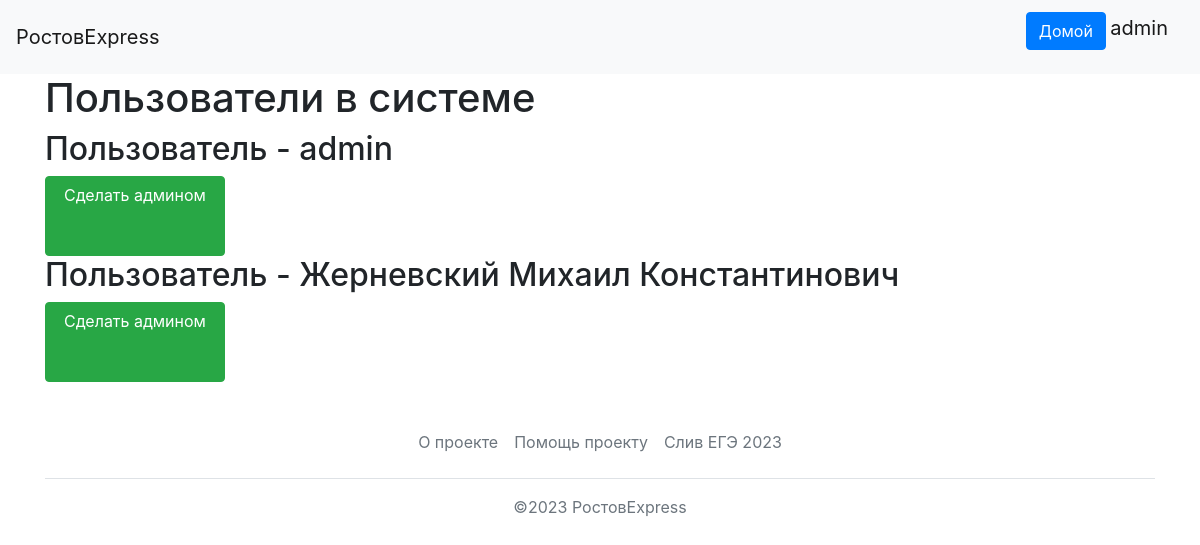
The app's page /admins (signed in) with its own data.
### data/users.py (models this page shows, shortened)
class User(SqlAlchemyBase, UserMixin):
    __tablename__ = 'users'
    id = sqlalchemy.Column(sqlalchemy.Integer,
                           primary_key=True, autoincrement=True)
    name = sqlalchemy.Column(sqlalchemy.String, nullable=True)
    about = sqlalchemy.Column(sqlalchemy.String, nullable=True)
    email = sqlalchemy.Column(sqlalchemy.String,
                              index=True, unique=True, nullable=True)
    phone_number = sqlalchemy.Column(sqlalchemy.String,
                                     index=True, unique=True, nullable=True)
    hashed_password = sqlalchemy.Column(sqlalchemy.String, nullable=True)
    created_date = sqlalchemy.Column(sqlalchemy.DateTime, default=datetime.datetime.now)
    user_type = sqlalchemy.Column(sqlalchemy.Integer, nullable=True)
    c_id = sqlalchemy.Column(sqlalchemy.Integer, sqlalchemy.ForeignKey('couriers.id'), nullable=True)
    show_completed = sqlalchemy.Column(sqlalchemy.Boolean, default=0)
    sqlalchemy.orm.relation('Courier')

### main.py (the view)
@app.route('/admins', methods=['GET', "POST"])
@login_required
def make_admins():
    if current_user.user_type < 3:
        return redirect('/')
    db_sess = db_session.create_session()
    users = db_sess.query(User).all()
    return render_template('existing_users.html', title='Существующие пользователи',
                           items=users)

### data/db_session.py (called while the page is built)
def create_session() -> Session:
    global __factory
    return __factory()

### main.py (called while the page is built)
@login_manager.user_loader
def load_user(user_id):
    db_sess = db_session.create_session()
    return db_sess.query(User).get(user_id)

### templates/existing_users.html
{% extends "base.html" %}
{% block content %}
<h1>Пользователи в системе</h1>
{% for item in items %}
<div>
    <h2>Пользователь - {{item.name}}</h2>
    <a class="btn btn-success" style="width: 180px; height:80px" href="/admins/{{item.id}}">Сделать админом</a>
</div>
{% endfor %}
{% endblock %}

### templates/base.html (shortened to what this page needs)
<!doctype html>
<html lang="en">
<head>
    <link rel="stylesheet"
          href="https://stackpath.bootstrapcdn.com/bootstrap/4.4.1/css/bootstrap.min.css"
>
</head>
<body>
<header>
    <nav class="navbar navbar-light bg-light">
        <a class="navbar-brand" href="#">РостовExpress</a>
        {% if current_user.is_authenticated %}
            <p>
                <a class="btn btn-primary " href="/">Домой</a>
                <a class="navbar-brand" href="/logout">{{ current_user.name }}</a>
            </p>
        {% else %}
            <p>
                <a class="btn btn-primary " href="/register">Зарегистрироваться</a>
                <a class="btn btn-success" href="/login">Войти</a>
            </p>
        {% endif %}
    </nav>
</header>
<main role="main" class="container">
    {% block content %}{% endblock %}
</main>
<div class="container">
    <footer class="py-3 my-4">
        <ul class="nav justify-content-center border-bottom pb-3 mb-3">
            <li class="nav-item"><a
                    href="https://docs.google.com/document/d/181rVJnixCkqp7kEEYyXy6jRmIWrEmT0YMYidJ4JE5xg/edit?usp=sharing"
                    class="nav-link px-2 text-muted">О проекте</a></li>
            <li class="nav-item"><a href="/donations" class="nav-link px-2 text-muted">Помощь проекту</a></li>
            <li class="nav-item"><a href="https://www.youtube.com/watch?v=dQw4w9WgXcQ" class="nav-link px-2 text-muted">Слив
                ЕГЭ 2023</a></li>
        </ul>
        <p class="text-center text-muted">©2023 РостовExpress</p>
    </footer>
</div>
</body>
</html>

### records on screen
User: name "admin", {{ item.id }} 1 (drawn)
User: name "Жерневский Михаил Константинович"
